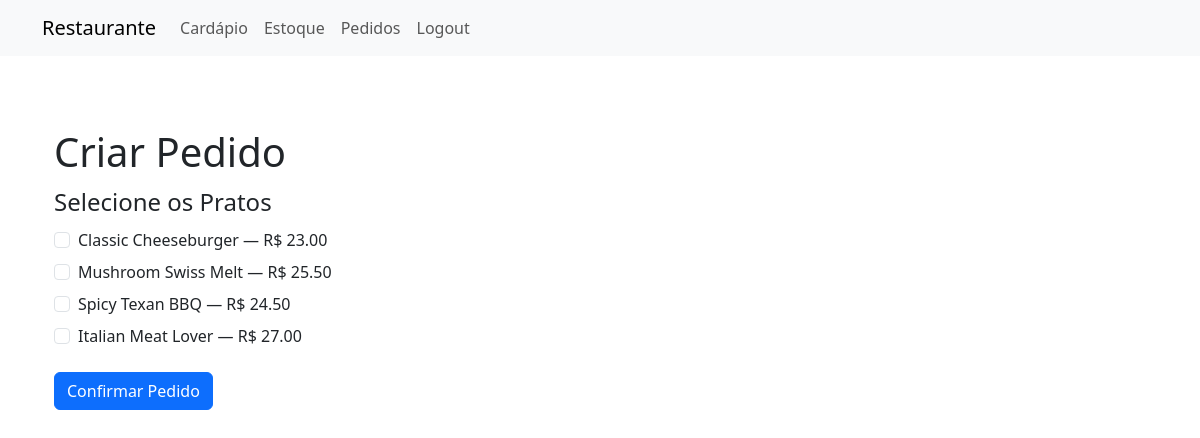
The page /pedido/criar/ (signed in) on the database its author committed.
### restaurante/models.py (models this page shows, shortened)
class Prato(models.Model):
    id_prato = models.AutoField(primary_key=True)
    descricao = models.TextField(blank=True, null=True)
    nome = models.CharField(max_length=100)
    preco = models.DecimalField(max_digits=10, decimal_places=2)
    ingredientes = models.ManyToManyField('Ingrediente', through='PratoIngrediente', related_name='pratos')

### restaurante/views.py (the view, shortened to what this page needs)
# urls.py: path('pedido/criar/', views.criar_pedido, name='criar_pedido'),
@login_required
def criar_pedido(request):
    pratos_disponiveis = Prato.objects.prefetch_related(
        Prefetch(
            'pratoingrediente_set', # related_name de PratoIngrediente para Prato
            queryset=PratoIngrediente.objects.select_related('ingrediente__estoque')
        )
    ).all()
    return render(request, 'restaurante/criar_pedido.html', {'pratos': pratos_disponiveis})

### restaurante/templates/restaurante/criar_pedido.html (shortened to what this page needs)
{% extends "restaurante/base.html" %}
{% block content %}
<div class="container mt-4">
  <h1>Criar Pedido</h1>
  <form method="post">
    <fieldset class="mb-3">
      <legend>Selecione os Pratos</legend>
      {% for prato in pratos %}
        <div class="form-check mb-2">
          <input class="form-check-input"
                 type="checkbox"
                 name="prato"
                 id="prato_{{ prato.id_prato }}"
                 value="{{ prato.id_prato }}">
          <label class="form-check-label" for="prato_{{ prato.id_prato }}">
            {{ prato.nome }} — R$ {{ prato.preco }}
          </label>
        </div>
      {% endfor %}
    </fieldset>
    <button type="submit" class="btn btn-primary">Confirmar Pedido</button>
  </form>
</div>
{% endblock %}

### restaurante/templates/restaurante/base.html (style rules this page uses)
body { padding-top: 80px; }

### rows shown on the page
Prato: nome "Classic Cheeseburger", preco "23.00"
Prato: nome "Mushroom Swiss Melt", preco "25.50"
Prato: nome "Spicy Texan BBQ", preco "24.50"
Prato: nome "Italian Meat Lover", preco "27.00"
